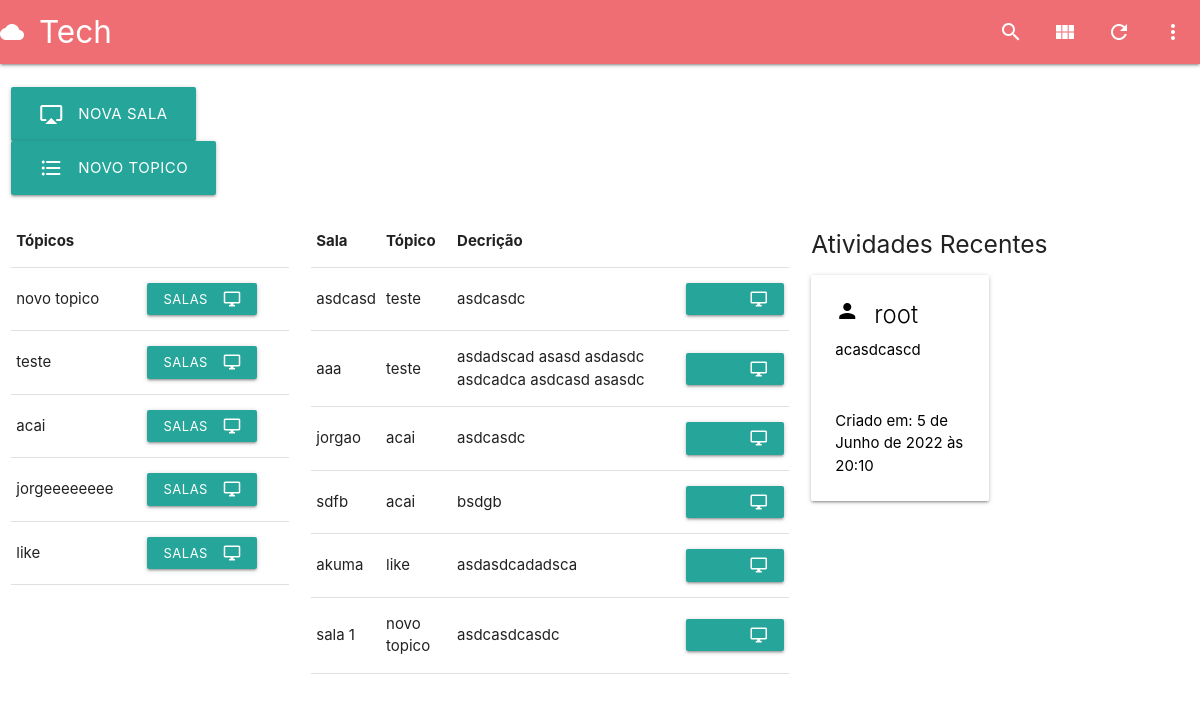
/, run on an earlier commit of the app's database.
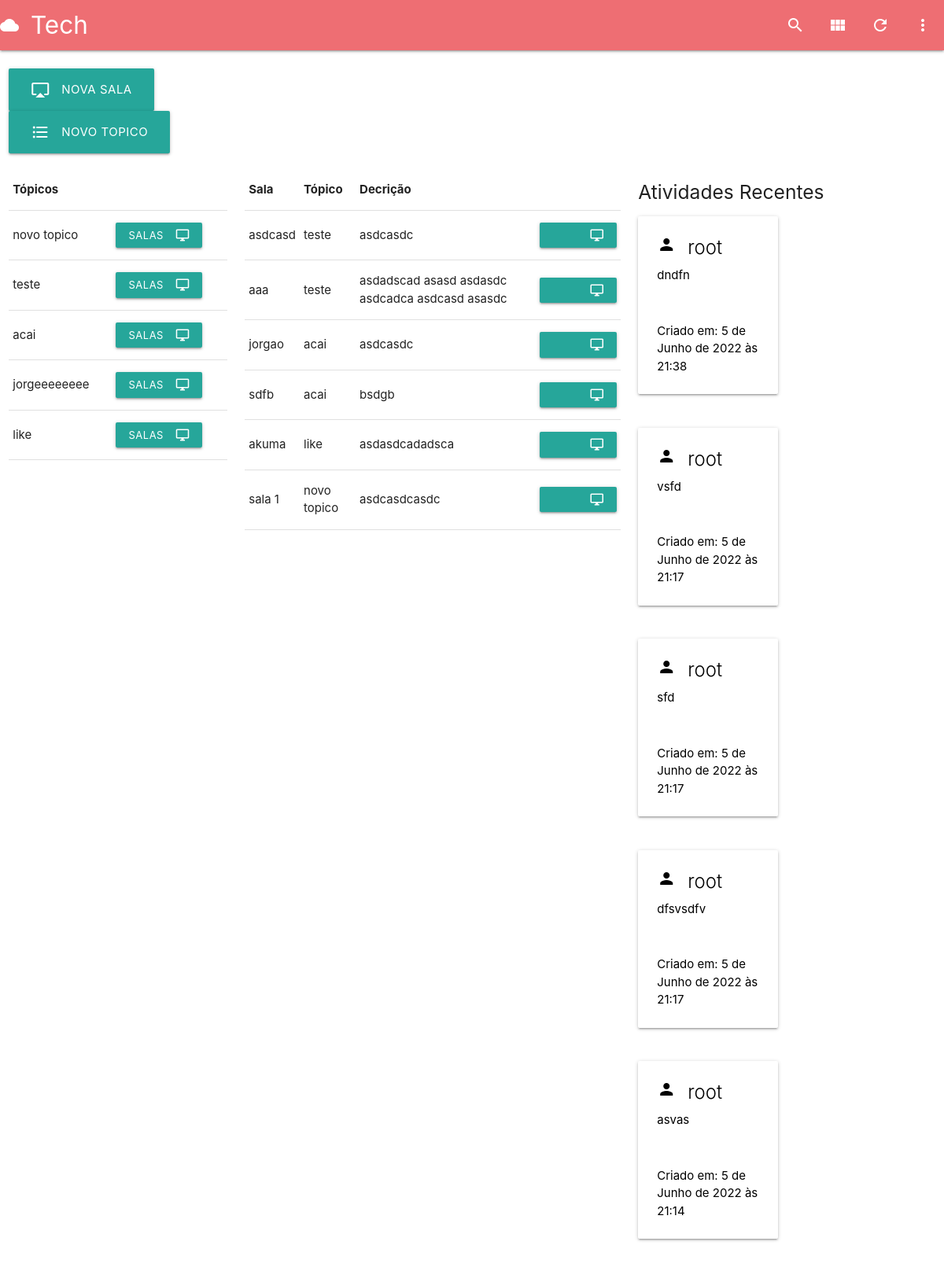
And on a later commit of the database.
### apps/base/models.py (models this page shows, shortened)
class Topic(models.Model):
    name = models.CharField(max_length=200)
    def __str__(self):
        return self.name

class Room(models.Model):
    host = models.ForeignKey(User, on_delete=models.SET_NULL, null=True)
    topic = models.ForeignKey(Topic, on_delete=models.SET_NULL, null=True)
    name = models.CharField(max_length=200)
    description = models.TextField(null=True, blank=True)
    participants = models.ManyToManyField(User, related_name='participants', blank=True)
    updated = models.DateTimeField(auto_now=True)
    created = models.DateTimeField(auto_now_add=True)
    class Meta:
        ordering = ['-updated', '-created']
    def __str__(self):
        return self.name

class Message(models.Model):
    user = models.ForeignKey(User, on_delete=models.CASCADE)
    room = models.ForeignKey(Room, on_delete=models.CASCADE)
    body = RichTextField(blank=True, null=True)
    updated = models.DateTimeField(auto_now=True)
    created = models.DateTimeField(auto_now_add=True)
    class Meta:
        ordering = ['-updated', '-created']

### apps/base/views.py (the view)
# urls.py: 2. Add a URL to urlpatterns:  path('', Home.as_view(), name='home')
class Home(View):
    template = 'base/home.html'
    def get(self, request, *args, **kwargs):
        topics = TopicModel.objects.all()
        rooms = RoomModel.objects.all()
        messages = MessageModel.objects.order_by('-updated')[:5]
        context = {
            'topics':topics,
            'rooms':rooms,
            'messages':messages
        }
        return render(request, self.template, context)

### templates/base/home.html
{% include 'main/main.html' %}
{% block content %}
<div class="row">
    <div class="col s12"> <br> </div>
    <div class="col s3">
    <a href="{% url 'url_room_create' %}" class="waves-effect waves-light btn-large"><i class="material-icons left">airplay</i>Nova Sala</a>
    <a href="{% url 'url_topic_create' %}" class="waves-effect waves-light btn-large"><i class="material-icons left">format_list_bulleted</i>Novo Topico</a>
    </div>
</div>
<div class="row">
    <div class="col s3">
        <table class="highlight">
            <thead>
              <tr>
                  <th>Tópicos</th>
              </tr>
            </thead>
            <tbody>
                {% for  topic in topics %}
              <tr>
                <td>{{ topic }}</td>
                <td><a href="{% url 'url_topic_detail' topic.id  %}" class="waves-effect waves-light btn-small"><i class="material-icons right">desktop_windows</i>Salas</a></td>
              </tr>
                {% endfor %}
            </tbody>
        </table>
    </div>
    <div class="col s5">
        <table class="highlight">
            <thead>
            <tr>
                <th>Sala</th>
                <th>Tópico</th>
                <th>Decrição</th>
            </tr>
            </thead>
            <tbody>
                {% for  room in rooms %}
            <tr>
                <td>{{ room }}</td>
                <td>{{ room.topic }}</td>
                <td>{{ room.description }}</td>
                <td><td><a href="{% url 'url_message_list' room.id %}" class="waves-effect waves-light btn-small"><i class="material-icons right">desktop_windows</i>Entrar</a></td></td>
            </tr>
                {% endfor %}
            </tbody>
        </table>
    </div>
    <div class="col s4">
        <h5> Atividades Recentes </h5>
        {% for message in messages %}
            <div class="row">
                <div class="col s12 m6">
                    <div class="card white darken-1">
                        <div class="card-content black-text">
                        <i class="material-icons left">person</i>
                        <span class="card-title">{{ message.user }}</span>
                        <p>{{ message.body|safe}}</p>
                        </div>
                        <div class="card-content black-text">
                            <span>Criado em: {{ message.created}} </span>
                        </div>
                    </div>
                </div>
            </div>
        {% endfor %}
    </div>
</div>
{% endblock content %}

What changed in the data, as far as the page shows it:
no longer on this page (row unchanged): Message: user "root", body "acasdcascd", created "5 de Junho de 2022 às 20:10"
added Message: user "root", body "dndfn", created "5 de Junho de 2022 às 21:38"
added Message: user "root", body "vsfd", created "5 de Junho de 2022 às 21:17"
added Message: user "root", body "sfd", created "5 de Junho de 2022 às 21:17"
added Message: user "root", body "dfsvsdfv", created "5 de Junho de 2022 às 21:17"
added Message: user "root", body "asvas", created "5 de Junho de 2022 às 21:14"
